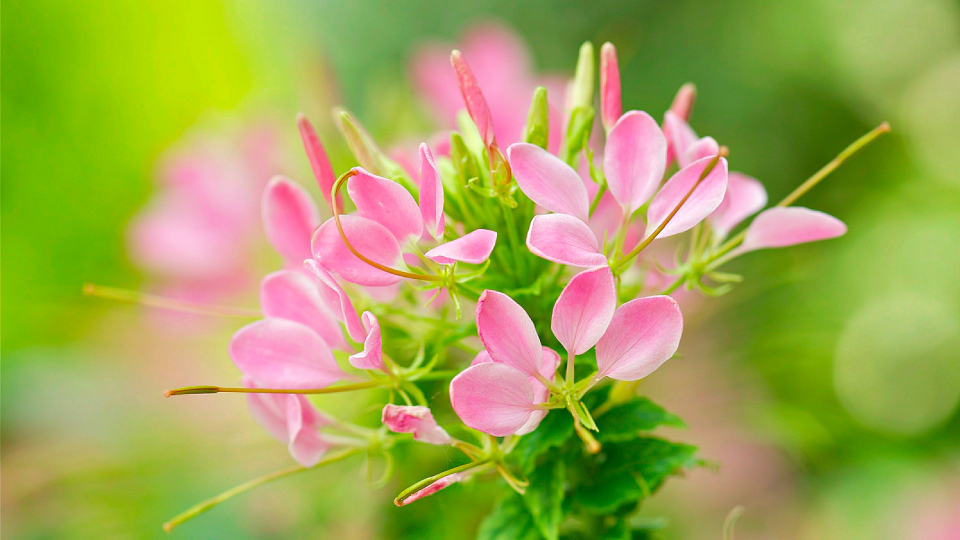
#> input picture Assignment/1810576130_Assignnment3/flower.jpeg, 1920 x 1080 px, found by its file name (shown at 1/2 size)
$ jupyter execute 'mask image.ipynb'
#> lines starting #> are read from the running program, lines starting #| are printed output that depends on the picture
[cell 1]
import numpy as np
import matplotlib.pyplot as plt
import cv2

def main():
    rgb=plt.imread("./Assignment/1810576130_Assignnment3/flower.jpeg")
#> rgb is the input picture: shape (1080, 1920, 3); mean R, G, B 161.9, 167.8, 83.7
    plt.subplot(2,2,1)
    plt.title("rgb")
    plt.imshow(rgb)

    grayscale=cv2.cvtColor(rgb,cv2.COLOR_RGB2GRAY)
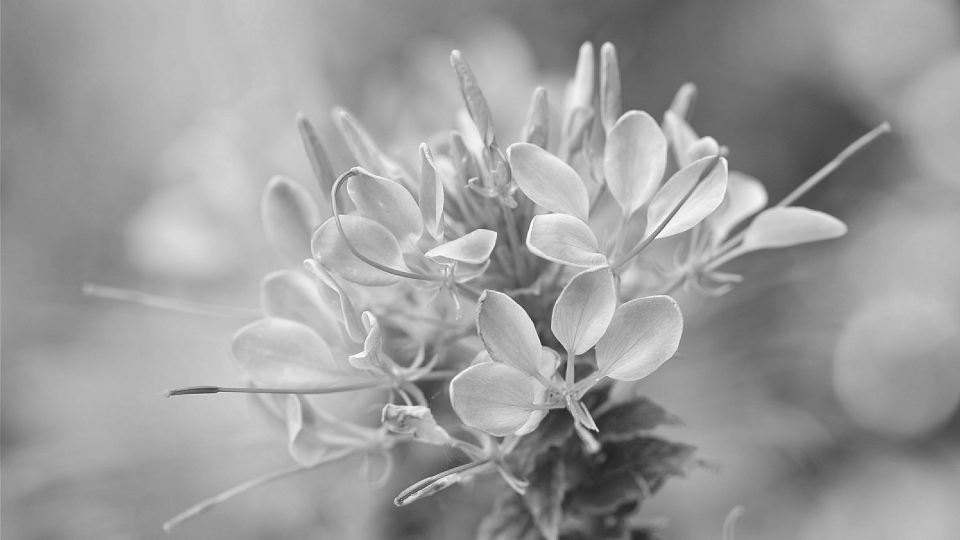
#> grayscale: shape (1080, 1920) (shown at 1/2 size); min 24, max 255, mean 156.4
    plt.subplot(2,2,2)
    plt.title("grayscale")
    plt.imshow(grayscale,cmap="gray")

    zero_mask=np.zeros(grayscale.shape ,dtype=np.uint8)
    zero_mask=cv2.circle(zero_mask,(950,550),300,(255,255,255),-1)

    mask_img=cv2.bitwise_and(grayscale,zero_mask)
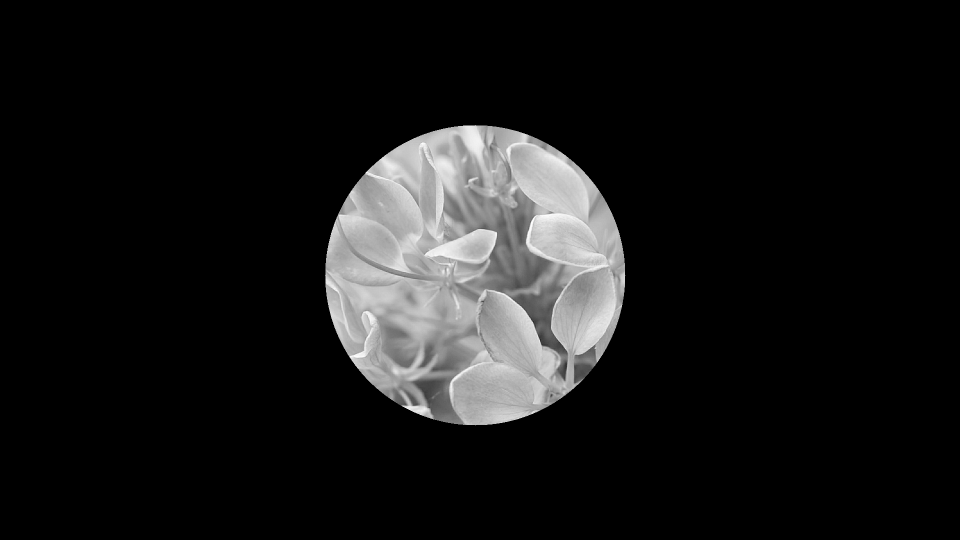
#> mask_img: shape (1080, 1920) (shown at 1/2 size); min 0, max 255, mean 23.4

    plt.subplot(2,2,3)
    plt.title("mask_img")
    plt.imshow(mask_img,cmap='gray')

    plt.savefig("masking.jpeg")
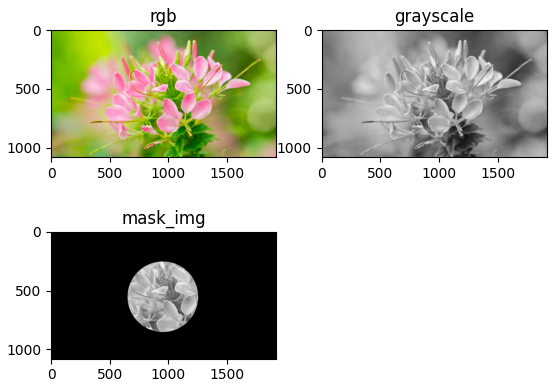
#> figure drawn by matplotlib, 3 panels
if __name__=='__main__':
    main()
